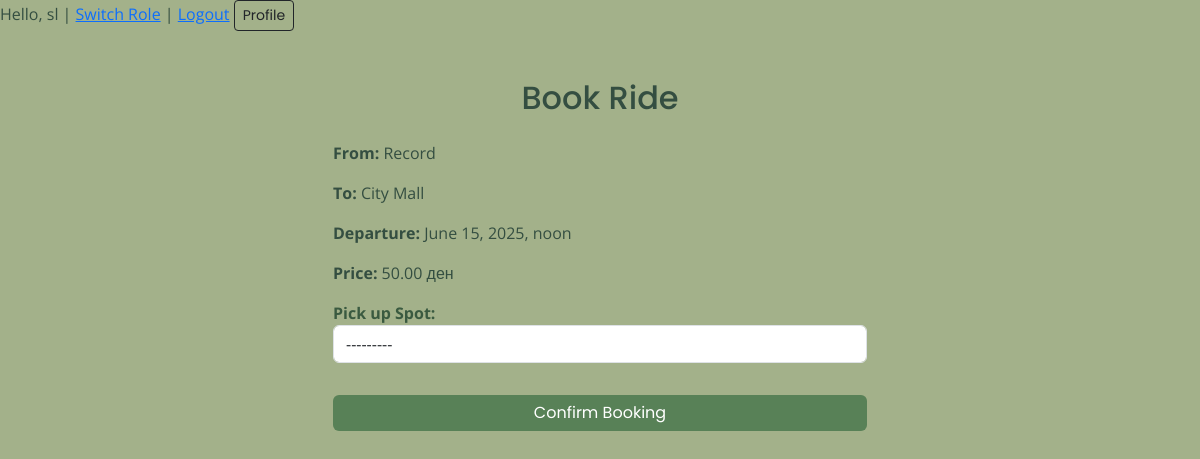
/rides/2/book/ (signed in), run on the app's committed database.
### accounts/models.py (models this page shows, shortened)
class User(AbstractUser):
    is_driver = models.BooleanField(default=False)
    is_passenger = models.BooleanField(default=True)

### rides/models.py (models this page shows, shortened)
class Ride(models.Model):
    driver = models.ForeignKey(settings.AUTH_USER_MODEL, on_delete=models.CASCADE, related_name='driven_rides')
    start_location = models.CharField(max_length=100)
    end_location = models.CharField(max_length=100)
    stops = models.ManyToManyField('Stop')
    seat_price = models.DecimalField(max_digits=6, decimal_places=2)
    available_seats = models.PositiveIntegerField()
    departure_time = models.DateTimeField()
    created_at = models.DateTimeField(auto_now_add=True)

### rides/views.py (the view)
# urls.py: path('<int:ride_id>/book/', views.book_ride, name='book'),
@login_required
def book_ride(request, ride_id):
    profile = request.user.profile
    if profile.role != 'passenger':
        return redirect('core:home')
    ride = get_object_or_404(Ride, id=ride_id)
    if request.method == 'POST':
        form = BookingForm(request.POST, ride=ride)
        if form.is_valid():
            booking = form.save(commit=False)
            booking.ride = ride
            booking.passenger = request.user
            booking.save()
            ride.available_seats -= 1
            ride.save()
            return redirect('accounts:profile')
    else:
        form = BookingForm(ride=ride)
    return render(request, 'book_ride.html', {'form': form, 'ride': ride})

### rides/forms.py
class BookingForm(forms.ModelForm):
    class Meta:
        model = Booking
        fields = ['stop']
        labels = {
            'stop': 'Pick up Spot'
        }
        widgets = {
            'stop': forms.Select(attrs={'class': 'form-control'}),
        }
    def __init__(self, *args, **kwargs):
        ride = kwargs.pop('ride', None)
        super().__init__(*args, **kwargs)
        if ride:
            self.fields['stop'].queryset = ride.stops.all()

### rides/templates/book_ride.html (shortened to what this page needs)
{% extends 'base.html' %}
{% block content %}
<div class="container mt-5">
    <h2 class="mb-4 text-center">Book Ride</h2>
    <div class="row justify-content-center">
        <div class="col-md-6">
            <p><strong>From:</strong> {{ ride.start_location }}</p>
            <p><strong>To:</strong> {{ ride.end_location }}</p>
            <p><strong>Departure:</strong> {{ ride.departure_time }}</p>
            <p><strong>Price:</strong> {{ ride.seat_price }} ден</p>
            <form method="POST">
                {{ form.as_p }}
                <button type="submit" class="btn btn-primary w-100 mt-3">Confirm Booking</button>
            </form>
        </div>
    </div>
</div>
{% endblock %}

### core/templates/base.html (shortened to what this page needs)
<!DOCTYPE html>
<html lang="en">
<head>
    <link href="https://cdn.jsdelivr.net/npm/bootstrap@5.3.3/dist/css/bootstrap.min.css" rel="stylesheet">
    <link
            rel="stylesheet"
            href="https://unpkg.com/leaflet@1.9.4/dist/leaflet.css"
    />
</head>
<body>
{% if user.is_authenticated %}
    Hello, {{ user.username }} |
    <a href="{% url 'accounts:switch_role' %}">Switch Role</a> |
    <a href="{% url 'accounts:logout' %}">Logout</a>
    <a href="{% url 'accounts:profile' %}" class="btn btn-sm btn-outline-dark">Profile</a>
{% else %}
    <a href="{% url 'accounts:login' %}">Login</a> |
    <a href="{% url 'accounts:register' %}">Register</a>
{% endif %}
<div class="container mt-4">
    {% block content %}{% endblock %}
</div>
</body>
</html>

### core/templates/base.html (style rules this page uses)
body { background-color: #A3B18A; font-family: 'Open Sans', sans-serif; color: #344E41; }
h2, .btn { font-family: 'Poppins', sans-serif; }
.btn-primary { background-color: #588157; border: none; }
label { font-weight: bold; color: #3A5A40; }

### data on the page
User: username "sl"
Ride: start_location "Record", end_location "City Mall", departure_time "June 15, 2025, noon", seat_price "50.00"
